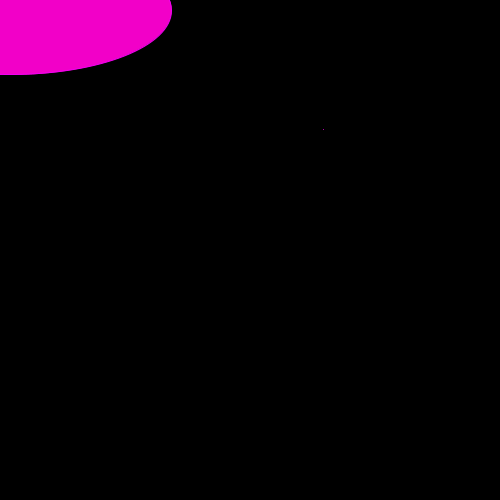
Frame 1 (no input)
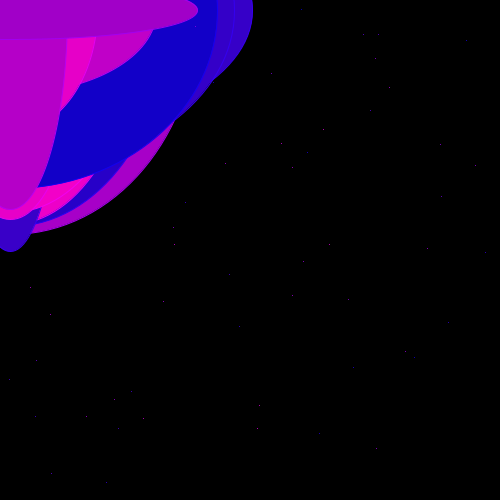
Frame 60 (the mouse pressed at the canvas centre just before this capture)
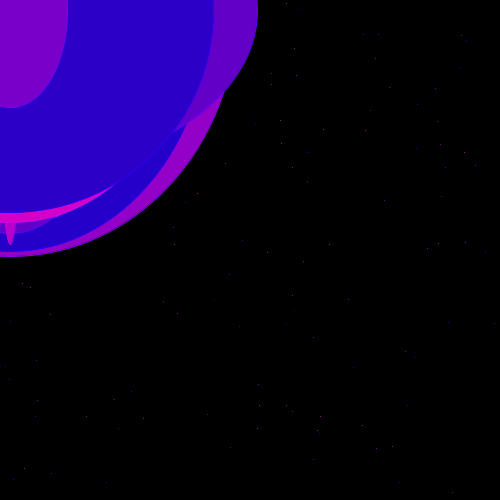
Frame 120 (the mouse held since frame 60 and released just before this capture)

The Processing sketch that drew these frames (run headless with seeded random() and noise(); from frame 60 on, the mouse is pressed at the canvas centre):

// Processing sketch: processing_172363
// ── processing_172363.pde

void setup(){
  size(500,500);
  background(0);
}
void draw(){
  float braw = random(0,500);
  float man = random(0,500);
  float cray = random(0,255);
  stroke(cray,0,240);
  line(braw,man,braw,man);
  fill(cray,0,200);
  ellipse(10,10,braw,man);
}
